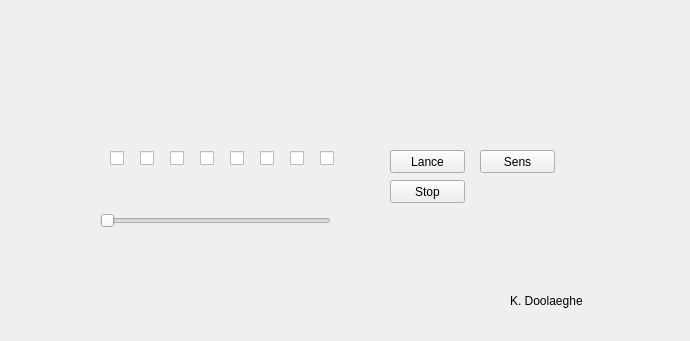
<?xml version="1.0" encoding="UTF-8"?>
<ui version="4.0">
 <class>MainWindow</class>
 <widget class="QMainWindow" name="MainWindow">
  <property name="enabled">
   <bool>true</bool>
  </property>
  <property name="geometry">
   <rect>
    <x>0</x>
    <y>0</y>
    <width>690</width>
    <height>341</height>
   </rect>
  </property>
  <property name="minimumSize">
   <size>
    <width>690</width>
    <height>341</height>
   </size>
  </property>
  <property name="maximumSize">
   <size>
    <width>690</width>
    <height>341</height>
   </size>
  </property>
  <property name="windowTitle">
   <string>MainWindow</string>
  </property>
  <widget class="QWidget" name="centralWidget">
   <widget class="QSlider" name="horizontalSlider">
    <property name="geometry">
     <rect>
      <x>100</x>
      <y>210</y>
      <width>231</width>
      <height>22</height>
     </rect>
    </property>
    <property name="minimum">
     <number>1</number>
    </property>
    <property name="maximum">
     <number>100</number>
    </property>
    <property name="orientation">
     <enum>Qt::Horizontal</enum>
    </property>
   </widget>
   <widget class="QCheckBox" name="checkBox_1">
    <property name="geometry">
     <rect>
      <x>110</x>
      <y>150</y>
      <width>16</width>
      <height>17</height>
     </rect>
    </property>
    <property name="text">
     <string/>
    </property>
   </widget>
   <widget class="QCheckBox" name="checkBox_2">
    <property name="geometry">
     <rect>
      <x>140</x>
      <y>150</y>
      <width>16</width>
      <height>17</height>
     </rect>
    </property>
    <property name="text">
     <string/>
    </property>
   </widget>
   <widget class="QCheckBox" name="checkBox_3">
    <property name="geometry">
     <rect>
      <x>170</x>
      <y>150</y>
      <width>16</width>
      <height>17</height>
     </rect>
    </property>
    <property name="text">
     <string/>
    </property>
   </widget>
   <widget class="QCheckBox" name="checkBox_4">
    <property name="geometry">
     <rect>
      <x>200</x>
      <y>150</y>
      <width>16</width>
      <height>17</height>
     </rect>
    </property>
    <property name="text">
     <string/>
    </property>
   </widget>
   <widget class="QCheckBox" name="checkBox_5">
    <property name="geometry">
     <rect>
      <x>230</x>
      <y>150</y>
      <width>16</width>
      <height>17</height>
     </rect>
    </property>
    <property name="text">
     <string/>
    </property>
   </widget>
   <widget class="QCheckBox" name="checkBox_6">
    <property name="geometry">
     <rect>
      <x>260</x>
      <y>150</y>
      <width>16</width>
      <height>17</height>
     </rect>
    </property>
    <property name="text">
     <string/>
    </property>
   </widget>
   <widget class="QCheckBox" name="checkBox_7">
    <property name="geometry">
     <rect>
      <x>290</x>
      <y>150</y>
      <width>16</width>
      <height>17</height>
     </rect>
    </property>
    <property name="text">
     <string/>
    </property>
   </widget>
   <widget class="QCheckBox" name="checkBox_8">
    <property name="geometry">
     <rect>
      <x>320</x>
      <y>150</y>
      <width>16</width>
      <height>17</height>
     </rect>
    </property>
    <property name="text">
     <string/>
    </property>
   </widget>
   <widget class="QPushButton" name="pushButton_lance">
    <property name="geometry">
     <rect>
      <x>390</x>
      <y>150</y>
      <width>75</width>
      <height>23</height>
     </rect>
    </property>
    <property name="text">
     <string>Lance</string>
    </property>
   </widget>
   <widget class="QPushButton" name="pushButton_stop">
    <property name="geometry">
     <rect>
      <x>390</x>
      <y>180</y>
      <width>75</width>
      <height>23</height>
     </rect>
    </property>
    <property name="text">
     <string>Stop</string>
    </property>
   </widget>
   <widget class="QLabel" name="label_auteur">
    <property name="geometry">
     <rect>
      <x>510</x>
      <y>290</y>
      <width>111</width>
      <height>21</height>
     </rect>
    </property>
    <property name="text">
     <string>K. Doolaeghe</string>
    </property>
   </widget>
   <widget class="QPushButton" name="pushButton_sens">
    <property name="geometry">
     <rect>
      <x>480</x>
      <y>150</y>
      <width>75</width>
      <height>23</height>
     </rect>
    </property>
    <property name="text">
     <string>Sens</string>
    </property>
   </widget>
  </widget>
 </widget>
 <layoutdefault spacing="6" margin="11"/>
 <resources/>
 <connections/>
</ui>
